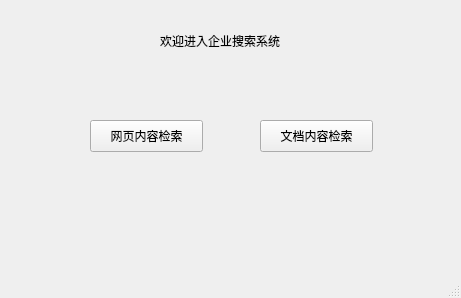
<?xml version="1.0" encoding="UTF-8"?>
<ui version="4.0">
 <class>MainWindow</class>
 <widget class="QMainWindow" name="MainWindow">
  <property name="geometry">
   <rect>
    <x>0</x>
    <y>0</y>
    <width>461</width>
    <height>298</height>
   </rect>
  </property>
  <property name="windowTitle">
   <string>MainWindow</string>
  </property>
  <widget class="QWidget" name="centralwidget">
   <widget class="QLabel" name="label">
    <property name="geometry">
     <rect>
      <x>160</x>
      <y>10</y>
      <width>171</width>
      <height>61</height>
     </rect>
    </property>
    <property name="text">
     <string>欢迎进入企业搜索系统</string>
    </property>
   </widget>
   <widget class="QPushButton" name="web_button">
    <property name="geometry">
     <rect>
      <x>90</x>
      <y>120</y>
      <width>113</width>
      <height>32</height>
     </rect>
    </property>
    <property name="text">
     <string>网页内容检索</string>
    </property>
   </widget>
   <widget class="QPushButton" name="docx_button">
    <property name="geometry">
     <rect>
      <x>260</x>
      <y>120</y>
      <width>113</width>
      <height>32</height>
     </rect>
    </property>
    <property name="text">
     <string>文档内容检索</string>
    </property>
   </widget>
  </widget>
  <widget class="QMenuBar" name="menubar">
   <property name="geometry">
    <rect>
     <x>0</x>
     <y>0</y>
     <width>461</width>
     <height>24</height>
    </rect>
   </property>
  </widget>
  <widget class="QStatusBar" name="statusbar"/>
 </widget>
 <resources/>
 <connections/>
</ui>
